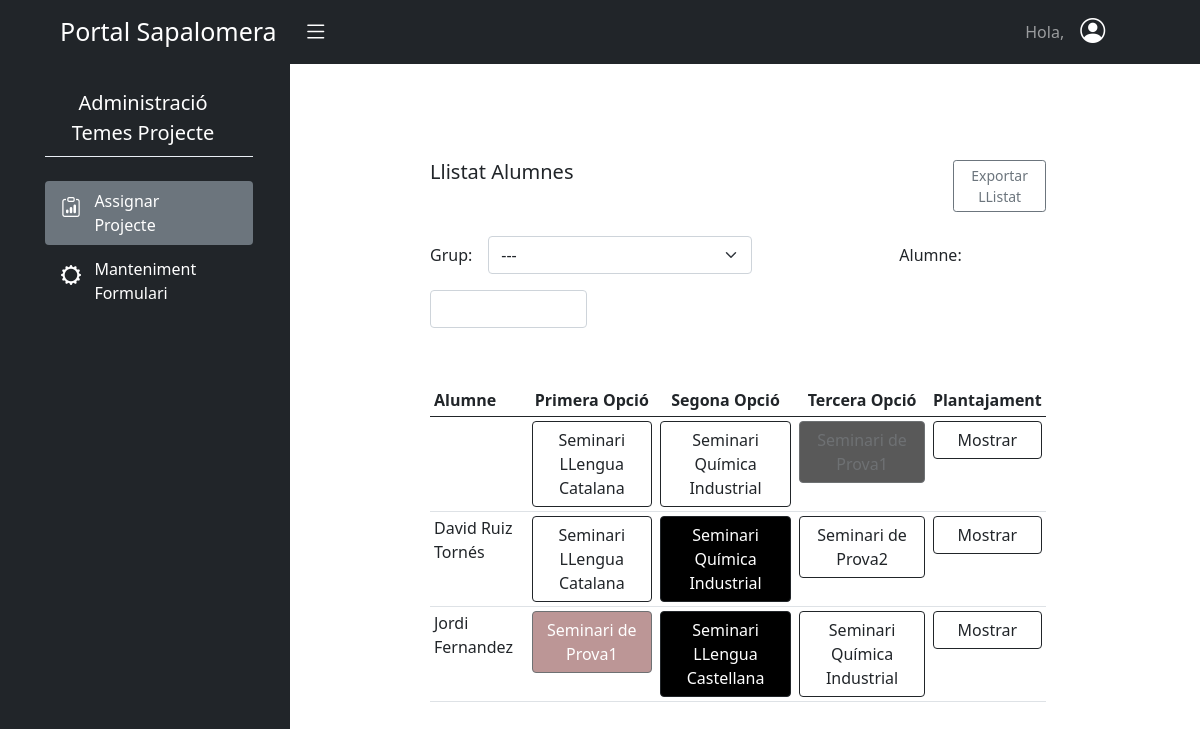
The page /aplicacions/projecte_batxillerat/assignarProjecte/ (signed in) on the database as committed earlier.
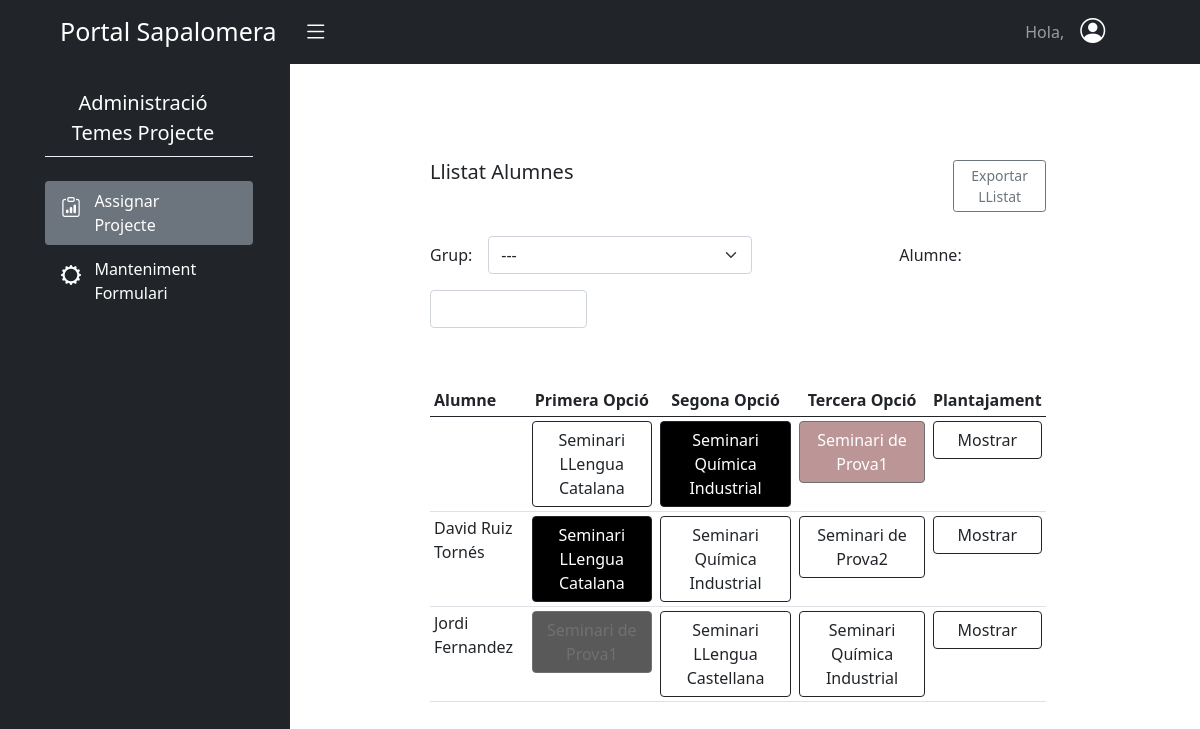
The same page on the database as committed later.
### batxillerat_projecte/models.py (models this page shows)
class Solicitud(models.Model):
    plantajament = models.TextField()
    seminari = models.ForeignKey(Seminari, on_delete=models.CASCADE)
    usuari = models.ForeignKey(User, on_delete=models.CASCADE)
    assignat = models.BooleanField(default=False)
    class Meta:
        permissions = (
            ("enviar_solicitud", "Pot enviar Solicitud"),
        )

class Seminari(models.Model):
    nom = models.CharField(max_length=100)
    departament = models.ForeignKey(Departament, on_delete=models.CASCADE)
    places = models.PositiveSmallIntegerField()
    def __str__(self):
        return self.nom

### batxillerat_projecte/views.py (the view)
# urls.py: path('assignarProjecte/', AssignarProjecte, name='assignar-projecte'),
@login_required
@permission_required('batx_seminaris.gestio_professor',raise_exception=True)
def AssignarProjecte(request):
    if request.method == 'POST':
        solicitudId = request.POST.get('solicitudId')
        usuariId = request.POST.get('usuariId')
        SolicitudsUsuari = Solicitud.objects.filter(usuari_id=usuariId)
        SolicitudsUsuari.filter(assignat=True).update(assignat=False)
        SolicitudsUsuari.filter(id=solicitudId).update(assignat=True)
        placesDisponibles = list(Solicitud.objects.values('seminari').annotate(num_places=F('seminari__places')-Count(Case(When(assignat=True, then=1)))))
        return JsonResponse({'data':placesDisponibles})
    else:
        Solicituds = Solicitud.objects.all()
        grups= Group.objects.filter(curs=3)
        placesDisponibles = Solicitud.objects.values('seminari').annotate(num_places=F('seminari__places')-Count(Case(When(assignat=True, then=1))))
        solicitudsPerId={}
        for solicitud in Solicituds:
            solicitudsPerId.setdefault(solicitud.usuari_id, []).append(solicitud)
        llistaSolicitudsId = sorted(solicitudsPerId.items())
        return render(request, 'batx_seminaris/assignar_projecte.html', {'llista_solicituds': llistaSolicitudsId,'placesDisponibles':placesDisponibles,"llista_grups":grups})

### batxillerat_projecte/templates/batx_seminaris/assignar_projecte.html (shortened to what this page needs)
{% extends "base.html" %}
{% load crispy_forms_tags %}
{% load static %}
{% block content %}
<div id="wrapper">
  <div class="container-fluid">
      <div id="sidebar-wrapper">
          <ul class="sidebar-nav">
              <div class="row d-flex justify-content-center">
                  <div class="col-11">
                      <div class="row">
                          <div class="col-11 text-white">
                              <ul>
                                  <li class="colorNavLink fs-5 nav-link pt-4 ps-1 text-center colorNavModificat">Administració </br>Temes Projecte</li>
                                  <div style="background-color:#EAEFF5;height:1px;"></div>
                                  <li class="colorNavLink rounded nav-link mt-4 bg-secondary" role="button">
                                    <div class="row">
                                      <div class="col-sm-2  pt-1">
                                        <i class="bi bi-clipboard-data me-3" style="font-size:20px;"></i>
                                      </div>
                                      <div class="col-sm-8 pe-2  me-4">
                                          Assignar<br>Projecte
                                      </div>
                                    </div>
                                  </li>
                                  <li onclick = "location.href= '{% url 'batxSeminaris:manteniment-formulari' %}'" class=" colorNavLink nav-link color-boto rounded mt-1" role="button">
                                      <div class="row">
                                        <div class="col-sm-2 pt-1">
                                            <i class="bi bi-gear-wide" style="font-size:20px;" ></i>
                                        </div>
                                        <div class="col-sm-8">
                                            Manteniment <br> Formulari
                                        </div>
                                      </div>
                                    </li>
                              </ul>
                          </div>
                      </div>
                  </div>
              </div>
          </ul>
      </div>
      <div id="page-content-wrapper" class="overflow-auto" style="height:85vh">
          <div class="container-fluid">
            <div class="col p-1 ps-5">
              <div class="container p-5">
                <div class="row py-4">
                    <div class="col-sm-5">
                      <h5>Llistat Alumnes</h5>
                    </div>
                    <div class="col-sm-4"></div>
                    <div class="col-sm-2">
                        <button onclick = "location.href= '{% url 'batxSeminaris:exportar-pdf' %}'" type="button" class="btn btn-outline-secondary btn-sm">Exportar LListat</button>
                    </div>
                </div>
                <div class="row g-3 align-items-center">
                  <div class="col-auto">
                    <label for="grup" class="col-form-label">Grup:</label>
                  </div>
                  <div class="col-auto me-3">
                    <select class="form-select" id="filter">
                      <option selected value="Tots">---</option>
                    </select>
                  </div>
                  <div class="col-auto">
                    <label for="alumne" class="col-form-label">Alumne:</label>
                  </div>
                  <div class="col-sm-3">
                    <input type="input" id="alumne" class="form-control">
                  </div>
                </div>
                <div class="row py-2">
                  <div class="col-md-11 py-5">
                    <table class=" table-responsive table table-sm table-hover">
                      <thead>
                        <tr>
                            <th>Alumne</th>
                            <th class="text-center">Primera Opció</th>
                            <th class="text-center">Segona Opció</th>
                            <th class="text-center">Tercera Opció</th>
                            <th class="text-center">Plantajament</th>
                        </tr>
                      </thead>
                      <tbody id="taulaSolicituds">
                        {% for key, value in llista_solicituds %}
                          <tr grup="{{value.0.usuari.groups.all.0}}">
                            <td>{{value.0.usuari.get_full_name}}</td>
                          {% for solicitud in value %}
                                <td>
                                  <span data-bs-toggle="popover"
                                        data-bs-trigger="hover"
                                        data-bs-placement="top"
                                        data-bs-content="Places Disponibles: {% for places in placesDisponibles %}{% if solicitud.seminari_id == places.seminari %}{{places.num_places}}{% endif %} {% endfor %} " >
                                    <button
                                      type="button"
                                      class="btn btn-outline-dark w-100 {% if solicitud.assignat == True %}active{% endif %}"
                                      {% for places in placesDisponibles %}{% if solicitud.seminari_id == places.seminari %}{% if places.num_places == 0 %}disabled='disabled'{% endif %}{% endif %} {% endfor %}
                                      usuari-id="{{solicitud.usuari_id}}"
                                      solicitud-id="{{solicitud.id}}"
                                      seminari-id="{{solicitud.seminari_id}}" >{{solicitud.seminari}}</button>
                                  </span>
                                </td>
                          {% endfor %}
                              <td>
                                <button type="button"
                                        class="btn btn-outline-dark w-100"
                                        data-bs-toggle="collapse"
                                        data-bs-target="#mostrar{{key}}"
                                        aria-controls="mostrar{{key}}">Mostrar</button>
                              </td>
                          </tr>
                        {% endfor %}
                      </tbody>
                    </table>
                  </div>
                </div>
              </div>
            </div>
          </div>
      </div>
  </div>
</div>
{% endblock %}

### templates/base.html (shortened to what this page needs)
{% load static %}
<!DOCTYPE html>
<html lang="en">
  <head>
    <link
      rel="stylesheet"
      href="https://cdn.jsdelivr.net/npm/bootstrap-icons@1.3.0/font/bootstrap-icons.css"
    />
    <link rel="stylesheet" href="{% static 'css/style.css' %}" />
    <link rel="stylesheet" href="{% static 'dist/css/bootstrap.css' %}" />
  </head>
  <body>
    {% include "navbar.html" %}
    {% block content %} {% endblock content %}
  </body>
</html>

### templates/navbar.html (shortened to what this page needs)
<nav class="navbar navbar-expand-lg navbar-dark  bg-dark">
  <div class="container-fluid">
    <a class="navbar-brand ps-5" style="font-size: 25px;">Portal Sapalomera
      <i id="menu-toggle" type="button" class="navbar-toggle collapsed bg-dark bi bi-list" style="padding-left: 20px; font-size:25px;"collapse" data-target="#navbar" aria-expanded="false" aria-controls="navbar"></i>
    </a>
    <div style="margin-right: 5%;">
      <ul class="navbar-nav" >
        <li class="nav-item"><a class="nav-link">Hola, {{user.get_full_name}}</a></li>
        <div class="dropdown pe-4">
          <a class="p-0 ps-2 text-dark" role="button" id="dropdownMenuLink"  data-bs-toggle="dropdown" aria-expanded="false">
            <i class=" bi bi-person-circle text-white" style="font-size: 25px;"></i>
          </a>
        </div>
      </ul>
    </div>
  </div>
</nav>

### static/css/style.css (style rules this page uses)
#wrapper { padding-left: 0; -webkit-transition: all 0.5s ease; -moz-transition: all 0.5s ease; -o-transition: all 0.5s ease; transition: all 0.5s ease; }
#sidebar-wrapper { position: fixed; left: 290px; z-index: 1000; overflow-y: auto; margin-left: -290px; width: 0; height: 100%; background:#212529; -webkit-transition: all 0.5s ease; -moz-transition: all 0.5s ease; -o-transition: all 0.5s ease; transition: all 0.5s ease; }
#page-content-wrapper { padding: 15px; width: 100%; }
.sidebar-nav { position: absolute; top: 0; margin: 0; padding: 0; width: 290px; list-style: none; }
@media (min-width: 768px) { #wrapper { padding-left: 290px; } }
@media (min-width: 768px) { #sidebar-wrapper { width: 290px; } }
@media (min-width: 768px) { #page-content-wrapper { padding: 20px; } }
.colorNavLink { color: white !important; }
.active { background-color: #000 !important; }
.butoDesactivat { background-color: #995e5e !important; color: #ffffff !important; }

Rows that differ between the two databases and show on the page:
changed Solicitud (number 2 of 9 on the later page): assignat False → True (drawn)
changed Solicitud (number 3 of 9 on the later page): assignat True → False (drawn)
changed Solicitud "David Ruiz Tornés": assignat False → True (drawn)
changed Solicitud (number 5 of 9 on the later page): assignat True → False (drawn)
changed Solicitud "Jordi Fernandez": assignat False → True (drawn)
changed Solicitud "Seminari LLengua Castellana": assignat True → False (drawn)
